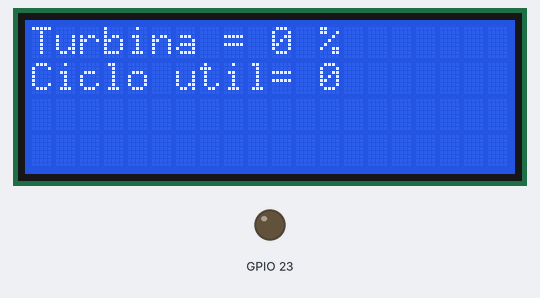
This program was run on a simulated ESP32. Shown: 20×4 character LCD, output pins drawn as LEDs (lit = HIGH).

Above: at 0.14 s.
At 9.95 s:
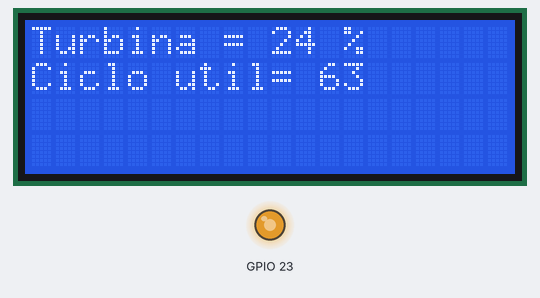
At 19.92 s:
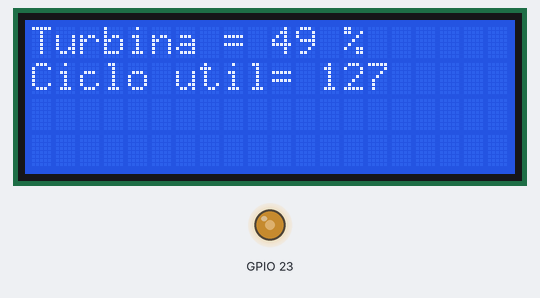
At 39.71 s:
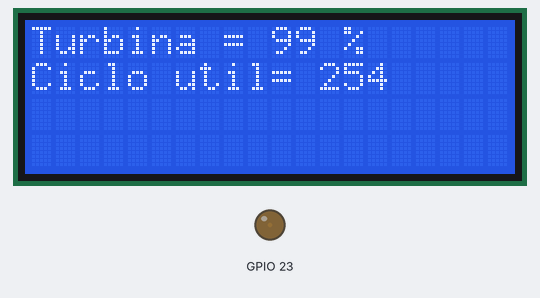
Timing chart, 0 to 40.0 s (numbered marks = the images above):
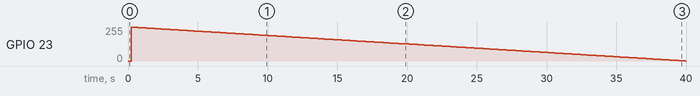

The program:

main.cpp
```cpp
/*TST proyecto 1 Grupo1
 * Integrantes
 * Andrés Montaño -- Especialista en modelado y control de sistemas
 * Emma Gutierrez -- Rol Especialista en modelado y control de sistemas
 * Federico Birge -- Scrum Master
 * Leonardo Gonzalez -- Especialista en programación
 * Mario Gonzalez -- Especialista en electrónica y circuitos
 * Pedro Rojo -- Especialista en programación
 * Esteban Carrizo -- Product Owner
 */
#include <Arduino.h>
#include <LiquidCrystal.h>

int freq = 5000;
int ledChannel = 0;
int resolution = 8;
int ciclo = 0;
int ciclo1 = 0;
const int rs = 14, en = 12, d4 = 33, d5 = 25, d6 = 26, d7 = 27;
LiquidCrystal lcd(14,12,33,25,26,27);

void setup() {
  lcd.begin(20, 4);
  ledcSetup(ledChannel, freq, resolution);
  ledcAttachPin(23, ledChannel);

}

void loop() {

  for (int ciclo = 0; ciclo <= 255; ciclo++) {
    //ledcWrite(ledChannel, ciclo);
    //delay(10);
    int rev = map (ciclo,0,255,0,100);
    lcd.clear();
    lcd.setCursor(0, 0);
    lcd.print("Turbina = ");
    lcd.print(rev);
    lcd.print(" %");
    lcd.setCursor(0, 1);
    lcd.print("Ciclo util= ");
    lcd.print(ciclo);
    delay(150);
    ciclo1 = 255 - ciclo;
    ledcWrite(ledChannel, ciclo1);
  }
 delay(5000);
  for (int ciclo = 255; ciclo >= 0; ciclo--) {
    //ledcWrite(ledChannel, ciclo);
    int rev = map (ciclo,0,255,0,100);
    lcd.clear();
    lcd.setCursor(0, 0);
    lcd.print("Turbina = ");
    lcd.print(rev);
    lcd.print(" %");
    lcd.setCursor(0, 1);
    lcd.print("Ciclo util= ");
    lcd.print(ciclo);
    delay(150);
    ciclo1 = 255 - ciclo;
    ledcWrite(ledChannel, ciclo1);

}
 delay(5000);
}
```

Measured:
- by itself, GPIO 23: 0/255 → 255/255 at 0.22 s, → 253/255 0.16 s later, → 252/255 0.16 s later, → 251/255 0.16 s later, … (255 changes in this stretch)
